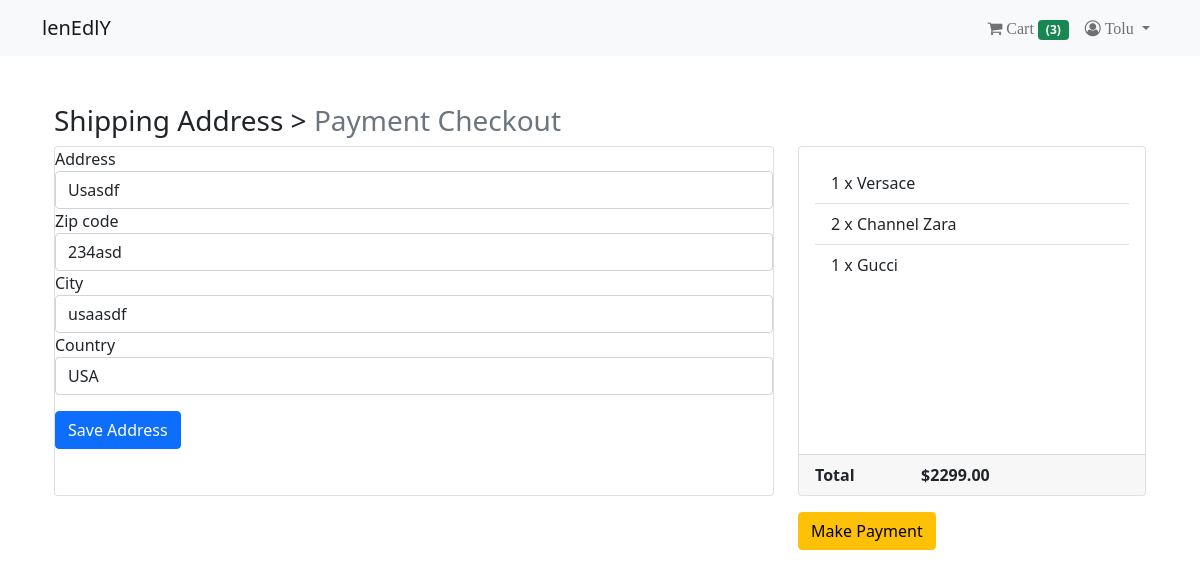
The app's page /App/payment_checkout (signed in) with its own data.
### Auth/models.py (models this page shows, shortened)
class User(AbstractBaseUser, PermissionsMixin):
    email = models.EmailField(unique=True, blank=False)
    is_staff = models.BooleanField(
        ugettext_lazy("Staff Status"), default=False,
        help_text=ugettext_lazy("Designates whether user can log in the site")
    )
    is_active = models.BooleanField(
        ugettext_lazy("Acitve Status"),
        default=True,
        help_text=ugettext_lazy("Designates whether user the user should be treated as active")
    )
    USERNAME_FIELD = "email"
    objects = MyUserManager()

class Profile(models.Model):
    user = models.OneToOneField(User, on_delete=models.CASCADE, related_name="profile")
    username = models.CharField(max_length=50, blank=True)
    first_name = models.CharField(max_length=50, blank=True)
    last_name = models.CharField(max_length=50, blank=True)
    address = models.TextField(max_length=260, blank=True)
    city = models.CharField(max_length=40, blank=True)
    zip_code = models.CharField(max_length=20, blank=True)
    country = models.CharField(max_length=40, blank=True)
    phone = models.CharField(max_length=18, blank=True)
    date_joined = models.DateTimeField(auto_now_add=True)

### App/models.py (models this page shows, shortened)
class Order(models.Model):
    order_items = models.ManyToManyField(Cart)
    user = models.ForeignKey(settings.AUTH_USER_MODEL, on_delete=models.CASCADE)
    ordered = models.BooleanField(default=False)
    created = models.DateTimeField(auto_now_add = True)
    payment_id = models.CharField(max_length=200, blank=True, null=True)
    order_id = models.CharField(max_length=200, blank=True, null=True)
    def get_total_amount(self):
        total_amount = 0
        for order in self.order_items.all():
            total_amount += float(order.get_total())
        return total_amount

class BillingAddress(models.Model):
    user = models.ForeignKey(settings.AUTH_USER_MODEL, on_delete=models.CASCADE)
    address = models.CharField(max_length=250, blank=True)
    zip_code = models.CharField(max_length=10, blank=True)
    city = models.CharField(max_length=30, blank=True)
    country = models.CharField(max_length=20, blank=True)
    def is_fully_filled(self):
        field_name = [f.name for f in self._meta.get_fields()]
        for field in field_name:
            value = getattr(self, field)
            if value is None or value == "":
                return False
        return True
    class Meta:
        verbose_name_plural = "Billing Address"

class Cart(models.Model):
    user = models.ForeignKey(settings.AUTH_USER_MODEL, on_delete=models.CASCADE, related_name = "user_cart")
    item = models.ForeignKey(Product, on_delete=models.CASCADE)
    quantity = models.IntegerField(default = 1)
    purchase = models.BooleanField(default=False)
    created = models.DateTimeField(auto_now_add = True)
    updated = models.DateTimeField(auto_now=True)
    def get_total(self):
        return format(self.item.price * self.quantity, '0.2f')

class Product(models.Model):
    image = models.ImageField(upload_to="product_images")
    name = models.CharField(max_length=50)
    category = models.ForeignKey(Category, on_delete=models.CASCADE, related_name="category_id")
    preview_text = models.TextField(max_length=100, verbose_name="Preview Text")
    detailed_text = models.TextField(max_length=500, verbose_name="Description")
    price = models.FloatField()
    old_price = models.FloatField(default=0.00)
    created = models.DateTimeField(auto_now_add=True)
    class Meta:
        ordering = ["-created"]

### App/views.py (the view)
# urls.py: path("payment_checkout", payment_checkout, name="payment_checkout"),
@login_required
def payment_checkout(request):
    saved_address = BillingAddress.objects.get_or_create(user = request.user)
    saved_address  = saved_address[0]
    form = BillingForm(instance = saved_address)
    if request.method=="POST":
        form = BillingForm(data = request.POST, instance=saved_address)
        if form.is_valid():
            form.save()
            messages.success(request, "Updated billing address successfully")
            form = BillingForm(instance=saved_address)
    order_qs = Order.objects.filter(user=request.user, ordered=False)
    order_items = order_qs[0].order_items.all()
    order_total = order_qs[0].get_total_amount()
    return render(request, "App/payment_checkout.html", context = {"saved_address":saved_address, "form":form, "order_items":order_items, "order_total":order_total})

### App/forms.py
class BillingForm(forms.ModelForm):
    class Meta:
        model = BillingAddress
        fields = ["address", "zip_code", "city", "country"]

### App/templatetags/cart_tag.py (called while the page is built)
@register.filter
def cart_total(user):
    order = Order.objects.filter(user = user, ordered = False)
    if order.exists():
        return order[0].order_items.count()
    else:
        return 0

### templates/App/payment_checkout.html (shortened to what this page needs)
{% extends 'base.html' %}
{% load crispy_forms_tags %}
{% block content %}
<div class ="container mt-5">
    <h3 class = "md-3"> Shipping Address > <span class = "text-muted"> Payment Checkout </span> </h3>
    <div class = "row">
        <div class = "col-md-8">
            <div class = "card md-5">
                <div class = "cad-body">
                    <form class = "form-group" method = "POST" action ="">{% csrf_token %}
                        {{form|crispy}}
                        <div class ="form-group mt-3">
                            <input type = "submit" value = "Save Address" class = "btn btn-primary">
                        </div>
                    </form>
                </div>
            </div>
        </div>
        <div class = "col-md-4">
            <div class = "card">
                <div class = "card-body">
                    <ul class = "list-group list-group-flush">
                    {% for order_item in order_items %}
                        <li class = "list-group-item"> {{order_item.quantity}} x {{order_item.item.name}} </li>
                    {% endfor %}
                    </ul>
                </div>
                <div class = "card-footer">
                    <span><b>Total</b></span>&nbsp; &nbsp; &nbsp; &nbsp; &nbsp; &nbsp; &nbsp; &nbsp;
                    <span><b> ${{order_total|floatformat:2}} </b></span>
                </div>
            </div>
            {% if saved_address.is_fully_filled %}
            <a href = "{% url 'payment' %}" class = "btn btn-warning btn-md mt-3"> Make Payment </a>
            {% else %}
            <div class = "alert alert-info" role="alert">
            <p> Please Fill All Fields in the Shipping Address </p>
            </div>
            {% endif %}
        </div>
    </div>
</div>
{% endblock %}

### templates/navbar.html (shortened to what this page needs)
{% load cart_tag %}
<nav class="navbar navbar-expand-lg navbar-light bg-light navbar-light mb-5">
    <div class="container">
      <a class="navbar-brand" href="{% url 'home' %}">lenEdlY</a>
      <div class="collapse navbar-collapse" id="navbarSupportedContent">
        <ul class = "navbar-nav ml-auto">
        {% if request.user.is_authenticated %}
            <li class="nav-item">
                <a class="nav-link" href="{% url 'cart' %}">
                <i class = "fa fa-shopping-cart" aria-hidden="True"> Cart </i>
                <span class="badge bg-success">({{request.user | cart_total }})</span>
                </a>
            </li>
            <li class="nav-item dropdown">
                <a class="nav-link dropdown-toggle" href="#" id="navbarDropdown" role="button" data-bs-toggle="dropdown" aria-expanded="false">
                <i class = "fa fa-user-circle-o"> {{request.user.profile.username.title}} </i>
                </a>
            </li>
        {% endif %}
        </ul>
      </div>
    </div>
  </nav>

### templates/base.html (style rules this page uses)
.card { height: 350px; }

### records on screen
BillingAddress: address "Usasdf", zip_code "234asd", city "usaasdf", country "USA"
Cart: quantity "1", item.name "Versace"
Cart: quantity "2", item.name "Channel Zara"
Cart: quantity "1", item.name "Gucci"

### other values on screen
{{ request.user | cart_total }} "3"
{{ request.user.profile.username.title }} "Tolu"
{{ order_total|floatformat:2 }} "2299.00"
